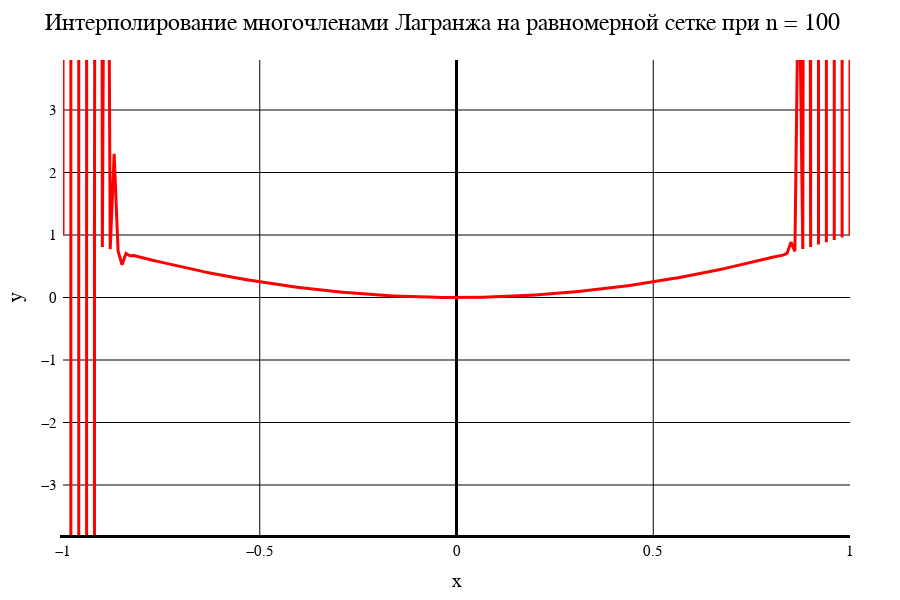

The notebook cell this image was saved under:
### Markdown cell above
Лагранж. Равномерная сетка

### Code cell
data1[1]

### Figure 1 — Plotly figure (JSON) as saved in the notebook; plotly's stock layout.template omitted (floating-point values rounded to 4 significant figures; data arrays with more than 128 entries replaced by an {"elided": "..."} marker saying what was removed)
{"data": [{"line": {"color": "red", "width": 3}, "mode": "line", "type": "scatter", "x": {"elided": "201 float values"}, "y": {"elided": "201 float values"}}], "layout": {"coloraxis": {"outlinecolor": "black"}, "font": {"color": "black", "family": "Time New Roman"}, "height": 600, "margin": {"b": 50, "l": 50, "r": 50, "t": 60}, "paper_bgcolor": "white", "plot_bgcolor": "white", "title": {"autosize": false, "font": {"color": "black", "family": "Times New Roman", "size": 24}, "paper_bgcolor": "red", "text": "Интерполирование многочленами Лагранжа на равномерной сетке при n = 100"}, "width": 900, "xaxis": {"color": "black", "gridcolor": "black", "gridwidth": 1, "linecolor": "black", "linewidth": 3, "tickfont": {"size": 15}, "title": {"font": {"color": "black", "family": "Times New Roman", "size": 20}, "text": "x"}, "zeroline": true, "zerolinecolor": "black", "zerolinewidth": 3}, "yaxis": {"exponentformat": "power", "gridcolor": "black", "gridwidth": 1, "linewidth": 3, "range": [-3.8, 3.8], "tickfont": {"size": 15}, "title": {"font": {"color": "black", "family": "Times New Roman", "size": 20}, "text": "y"}, "zeroline": true, "zerolinecolor": "black", "zerolinewidth": 1}}}
